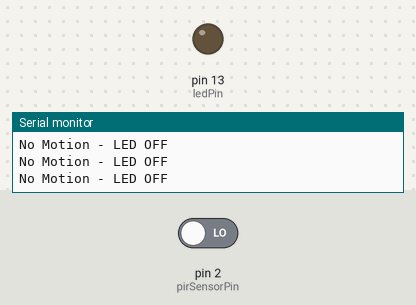
Bench run of a sketch on a simulated Arduino Uno, built with avr-gcc and run on an emulated ATmega328P. On the bench: output pins drawn as LEDs (lit = HIGH), the last lines printed to the serial monitor. Dashed ring = blinking. Inputs (shaded band) come from the test bench; at power-on: pin 2 (pirSensorPin) LOW.

Above: at 1.2 s.
1.3 s: pin 2 (pirSensorPin) driven HIGH
At 1.44 s:
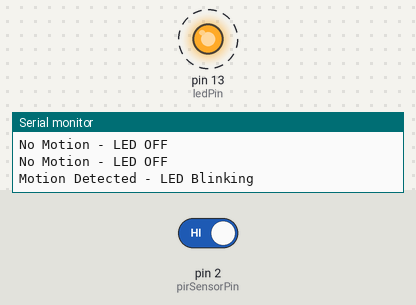
4.3 s: pin 2 (pirSensorPin) driven LOW
At 6.5 s:
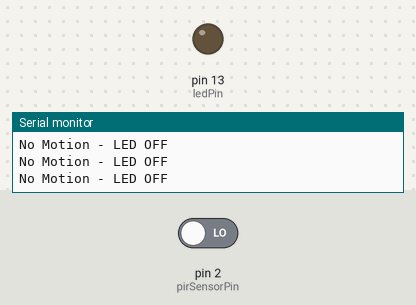
Timing chart, 0 to 8.0 s (numbered marks = the images above; inputs shaded):
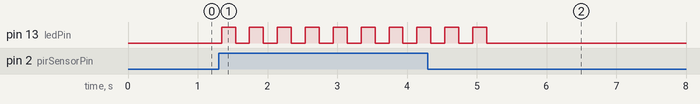

The sketch:

sketch_dec17a_Motion_sensor.ino
```cpp
// Define pins
const int pirSensorPin = 2; // PIR sensor OUT pin connected to D2
const int ledPin = 13;       // LED connected to D7

void setup() {
  pinMode(pirSensorPin, INPUT); // PIR sensor pin as input
  pinMode(ledPin, OUTPUT);      // LED pin as output
  Serial.begin(9600);           // Initialize serial monitor
}

void loop() {
  int motionState = digitalRead(pirSensorPin); // Read motion sensor state

  if (motionState == HIGH) { // Motion detected
    Serial.println("Motion Detected - LED Blinking");
    for (int i = 0; i < 5; i++) { // LED blinks 5 times per detection
      digitalWrite(ledPin, HIGH); // Turn LED ON
      delay(200);                 // Delay for 200 ms
      digitalWrite(ledPin, LOW);  // Turn LED OFF
      delay(200);                 // Delay for 200 ms
    }
  } else {
    Serial.println("No Motion - LED OFF");
    digitalWrite(ledPin, LOW);    // Ensure LED is OFF when no motion
  }
}
```

Measured:
- after the input at 1.3 s, pin 13 (ledPin): alternates HIGH for 0.20 s and LOW for 0.20 s, starting at once
- after the input at 4.3 s, pin 13 (ledPin): goes on until 5.1 s, then stays LOW
